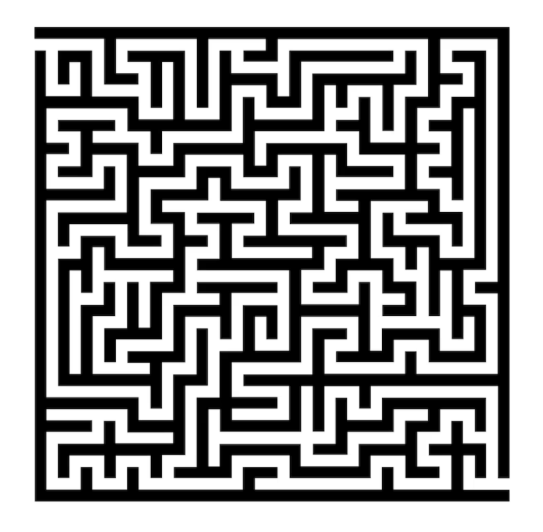
#> input picture img/labirinto.png, 543 x 532 px
$ python parte_7.py
#> lines starting #> are read from the running program, lines starting #| are printed output that depends on the picture; after the words box and inside, x2 and y2 are one past the last pixel; in counts of white or black regions, pixels touching at a corner belong together
### shortest_path/parte_1.py
import matplotlib.pyplot as plt
from pathlib import Path
from PIL import Image
import numpy as np
import os

IMG = Path(__file__).resolve().parent.parent / "img"
os.makedirs(IMG, exist_ok=True)

def carregar_labirinto(title):
    # carregar a imagem
    img = Image.open(title)
#> img is the input picture: PIL image 543x532 RGBA; mean R, G, B, A 152.6, 152.6, 152.6, 255

    # converter para a escala de cinza
    cinza = img.convert('L')

    # transforma em matriz
    M = np.array(cinza)

    # usa um valor de corte para transformar a matriz em binária
    # 0's representam paredes e 1's representam corredores
    M = (M > 128).astype(int)
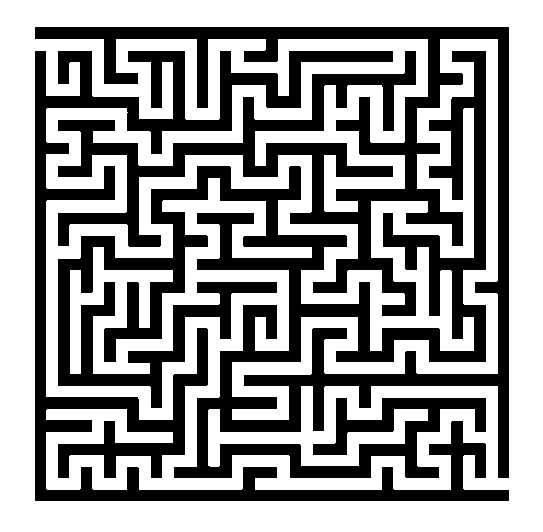
#> M: shape (532, 543) int64; values 0 (black) and 1 (white), 59.7% white; 2 black regions, box (x1, y1, x2, y2) and area: (35, 27, 509, 478) 86714, (35, 51, 509, 501) 29683

    # recorta o labirinto
    linha = np.where((M == 0).any(axis=1))[0]
#> linha = 474 values from 27 to 500
    coluna = np.where((M == 0).any(axis=0))[0]
#> coluna = 474 values from 35 to 508

    topo = linha.min()
#> topo = 27
    esq = coluna.min()
#> esq = 35

    M = M[topo:(linha.max() + 1), esq:(coluna.max() + 1)]
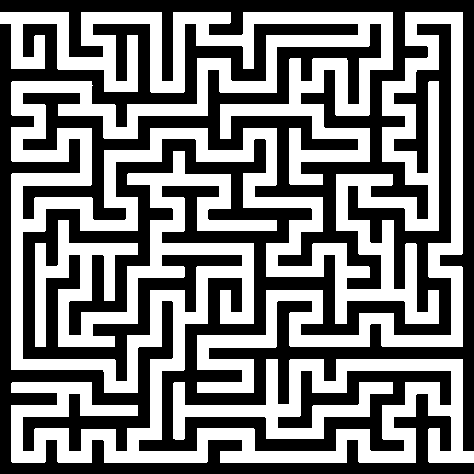
#> M: shape (474, 474) int64; values 0 (black) and 1 (white), 48.2% white; 1 white region, box (x1, y1, x2, y2) and area: (0, 12, 474, 463) 108279

    return M, topo, esq

# [39 lines that do not run on import are left out]

### shortest_path/parte_2.py
from parte_1 import *

def cria_celulas(num_celulas, lab):
    n_celulas = num_celulas
    n_grade = n_celulas * 2 + 1
    altura, largura = lab.shape

    # dicionário indexado por ID (1 a 400)
    celulas = {}

    for i in range(n_celulas):
        for j in range(n_celulas):
            linha_grade = i * 2 + 1
            col_grade = j * 2 + 1

            # determina as coordenadas do centro
            y_inicio = round(linha_grade * altura / n_grade)
            y_fim = round((linha_grade + 1) * altura / n_grade)
            y_centro = round((y_inicio + y_fim) / 2)

            x_inicio = round(col_grade * largura / n_grade)
            x_fim = round((col_grade + 1) * largura / n_grade)
            x_centro = round((x_inicio + x_fim) / 2)

            # ID (1 a 400)
            id_celula = i * n_celulas + j + 1

            celulas[id_celula] = {
                "i": i,
                "j": j,
                "pixels": lab[y_inicio:y_fim, x_inicio:x_fim],
                "centro": [x_centro, y_centro]
            }

    return celulas

def verifica_vizinhos_horizontal(celulas, lab):
    n = max(c["i"] for c in celulas.values()) + 1
    passagens_hor = {}

    for i in range(n):
        for j in range(n - 1):
            id1 = i * n + j + 1
            id2 = i * n + (j + 1) + 1 # célula à direita

            # pega o centro diretamente pelo ID
            y_centro = celulas[id1]["centro"][1]
            x_centro = round((celulas[id1]["centro"][0] + celulas[id2]["centro"][0]) / 2)

            # se o ponto médio entre o centro de duas células vizinhas for uma
            # passagem livre, então ligamos uma aresta entre as células
            if lab[y_centro, x_centro] == 1:
                passagens_hor.setdefault(id1, []).append(id2)
                passagens_hor.setdefault(id2, []).append(id1)

    return passagens_hor

def verifica_vizinhos_vertical(celulas, lab):
    n = max(c["i"] for c in celulas.values()) + 1
    passagens_ver = {}

    for i in range(n-1):
        for j in range(n):
            id1 = i * n + j + 1
            id2 = (i + 1) * n + j + 1 # célula abaixo

            # pega o centro diretamente pelo ID
            x_centro = celulas[id1]["centro"][0]
            y_centro = round((celulas[id1]["centro"][1] + celulas[id2]["centro"][1]) / 2)

            # se o ponto médio entre o centro de duas células vizinhas for uma
            # passagem livre, então ligamos uma aresta entre as células
            if lab[y_centro, x_centro] == 1:
                passagens_ver.setdefault(id1, []).append(id2)
                passagens_ver.setdefault(id2, []).append(id1)

    return passagens_ver

def criando_grafo(hor, ver, num_celulas):
    n = num_celulas ** 2
    grafo = {}
    for id_no in range(1, n + 1):
        viz_hor = hor.get(id_no, [])
        viz_ver = ver.get(id_no, [])

        grafo[id_no] = list(set(viz_hor).union(set(viz_ver)))

    vertices = n
    arestas = 0

    for v in grafo:
        for viz in grafo[v]:
            if v < viz:
                arestas += 1

    return grafo, vertices, arestas

# [8 lines that do not run on import are left out]

### shortest_path/parte_5.py
from heapq import heappop, heappush
from parte_3 import *

def dijkstra(A, s):
    dist, anterior = {}, {}
    for v in A:
        dist[v] = float("inf")
        anterior[v] = None

    dist[s] = 0
    D = [(0, s)]

    while D:
        dist_atual, v_atual = heappop(D)

        if dist_atual > dist[v_atual]:
            continue

        for viz in A[v_atual]:
            nova_dist = dist_atual + 1

            if nova_dist < dist[viz]:
                dist[viz] = nova_dist
                anterior[viz] = v_atual
                heappush(D, (nova_dist, viz))
    return dist, anterior

### shortest_path/parte_6.py
from parte_5 import *
import time

def reconstruir_caminho(anterior, s, t):
    caminho = [t]
    v = t
    while v != s:
        v = anterior[v]
        caminho.append(v)
    return caminho[::-1]

# [17 lines that do not run on import are left out]

### shortest_path/parte_7.py
from parte_6 import *

if __name__ == '__main__':
    M , topo, esq = carregar_labirinto(IMG / "labirinto.png")
#> topo = 27; esq = 35

    # imagem original
    original = np.array(Image.open(IMG / "labirinto.png"))

    celulas = cria_celulas(20, M)
#> after the loop in cria_celulas, `for i in range(n_celulas):`: celulas = 400 items
#> celulas = 400 items
    hor = verifica_vizinhos_horizontal(celulas, M)
#> in verifica_vizinhos_horizontal, `n = max(c["i"] for c in celulas.values()) + 1`: n = 20
#> after the loop in verifica_vizinhos_horizontal, `for i in range(n):`: passagens_hor = 321 items
#> hor = 321 items
    ver = verifica_vizinhos_vertical(celulas, M)
#> in verifica_vizinhos_vertical, `n = max(c["i"] for c in celulas.values()) + 1`: n = 20
#> after the loop in verifica_vizinhos_vertical, `for i in range(n-1):`: passagens_ver = 310 items
#> ver = 310 items
    grafo, vertices, arestas = criando_grafo(hor, ver, 20)
#> the loop in criando_grafo, `for id_no in range(1, n + 1):` made 400 passes
#> (viz_hor, viz_ver) on passes 1, 3, 4: ([2], [21]), ([2], [23]), ([5], [24])
#> after the loop in criando_grafo, `for id_no in range(1, n + 1):`: grafo = 400 items
#> after the loop in criando_grafo, `for v in grafo:`: arestas = 399
#> grafo = 400 items; vertices = 400; arestas = 399

    s, t = 1, vertices
#> s = 1; t = 400

    distancia, anterior = dijkstra(grafo, s)
#> after the loop in dijkstra, `for v in A:`: anterior = 400 items
#> in dijkstra, `D = [(0, s)]`: D = [(0, 1)]
#> the loop in dijkstra, `while D:` made 400 passes
#> (dist_atual, v_atual) on passes 1 to 3: (0, 1), (1, 2), (1, 21)
#> distancia = 400 items; anterior = 400 items
    caminho = reconstruir_caminho(anterior, s, t)
#> in reconstruir_caminho, `caminho = [t]`: caminho = [400]
#> in reconstruir_caminho, `v = t`: v = 400
#> the loop in reconstruir_caminho, `while v != s:` made 122 passes
#> v on passes 1 to 12: 380, 360, 359, 339, 338, 358, 357, 377, 378, 398, 397, 396
#> after the loop in reconstruir_caminho, `while v != s:`: caminho = 123 values, max 400 at index 0, min 1 at index 122, mean 179.4
#> caminho = 123 values, max 400 at index 122, min 1 at index 0, mean 179.4

    # centros em coordenadas da imagem original
    centros = {v: (celulas[v]["centro"][0] + esq, celulas[v]["centro"][1] + topo) for v in celulas}
#> centros = 400 items

    # apenas o caminho mínimo sobre o labirinto
    plt.figure()
    plt.axis('off')
    plt.imshow(original)
    plt.title('Caminho Mínimo Sobreposto ao Labirinto')

    # plotando as arestas do grafo
    for u in caminho:
        x1, y1 = centros[u]
        for v in grafo[u]:
            if u < v and v in caminho:
                x2, y2 = centros[v]
                plt.plot([x1, x2], [y1, y2], color='red', linewidth=1.5)
#> this loop made 123 passes
#> (u, x1, y1) on passes 4 to 15: (23, 99, 67), (43, 99, 91), (44, 121, 91), (45, 145, 91), (25, 145, 67), (24, 121, 67), (4, 121, 45), (5, 145, 45), (6, 168, 45), (7, 191, 45), (27, 191, 67), (47, 191, 91)
#> (x1, y1) on passes 1, 2, 3, 34: (53, 45), (75, 45), (99, 45), (330, 67)

    # desenha os vértices
    x_coords = [centros[v][0] for v in caminho]
#> x_coords = 123 values, max 491 at index 120, min 53 at index 0, mean 214.6
    y_coords = [centros[v][1] for v in caminho]
#> y_coords = 123 values, max 483 at index 96, min 45 at index 0, mean 242.5

    plt.scatter(x_coords[1:-1], y_coords[1:-1], c='orange', s=15, zorder=2)
    plt.scatter(x_coords[0], y_coords[0], c='green', s=35, zorder=2)
    plt.scatter(x_coords[-1], y_coords[-1], c='blue', s=35, zorder=2)

    # salva a imagem em 'img'
    plt.savefig(IMG / 'apenas_caminho_minimo.png', dpi=500, bbox_inches='tight')
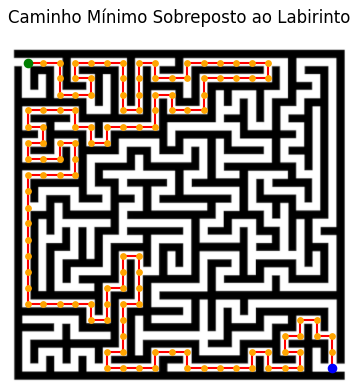
#> figure drawn by matplotlib, 1 panel
    plt.show()


    # grafo completo com caminho mínimo destacado
    plt.figure()
    plt.axis('off')
    plt.imshow(original)
    plt.title('Grafo Completo Sobreposto ao Labirinto')

    # plotando as arestas do grafo
    for u in celulas:
        x1, y1 = centros[u]
        for v in grafo[u]:
            if u < v:
                x2, y2 = centros[v]
                if u in caminho and v in caminho:
                    plt.plot([x1, x2], [y1, y2], color='red', linewidth=1.5)
                else:
                    plt.plot([x1, x2], [y1, y2], color='blue', linewidth=1.5)
#> this loop made 400 passes

    # desenha os vértices
    x_coords = [centros[v][0] for v in centros]
#> x_coords = 400 values, max 491 at index 19, min 53 at index 0, mean 272
    y_coords = [centros[v][1] for v in centros]
#> y_coords = 400 values from 45 to 483

    plt.scatter(x_coords[1:-1], y_coords[1:-1], c='orange', s=15, zorder=2)
    plt.scatter(x_coords[0], y_coords[0], c='green', s=35, zorder=2)
    plt.scatter(x_coords[-1], y_coords[-1], c='blue', s=35, zorder=2)

    x_coords = [centros[v][0] for v in celulas if v not in caminho]
#> x_coords = 277 values, max 491 at index 4, min 53 at index 5, mean 297.5
    y_coords = [centros[v][1] for v in celulas if v not in caminho]
#> y_coords = 277 values from 45 to 483
    plt.scatter(x_coords, y_coords, c='purple', s=15, zorder=2)


    # salva a imagem em 'img'
    plt.savefig(IMG / 'grafo_com_caminho_minimo.png', dpi=500, bbox_inches='tight')
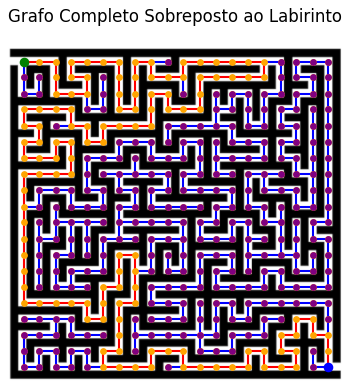
#> figure drawn by matplotlib, 1 panel
    plt.show()
